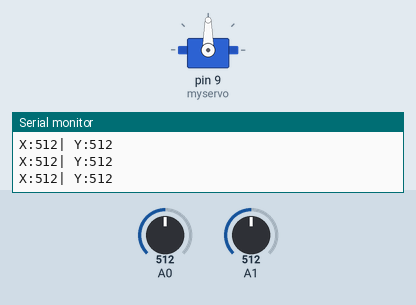
A sketch run on a simulated Arduino Uno, built with avr-gcc and run on an emulated ATmega328P. Parts: servo, the last lines printed to the serial monitor. The test bench sets the inputs (shaded band); at power-on: A0 = 512, A1 = 512.

Above: at 1.2 s.
1.3 s: A0 set to 11
At 2.3 s:
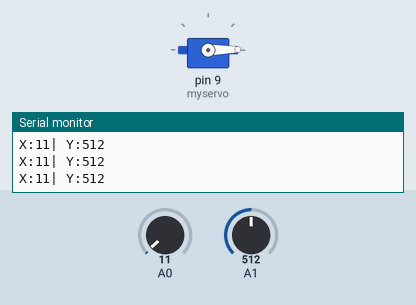
2.8 s: A0 set to 8
5.8 s: A0 set to 122
At 6.2 s:
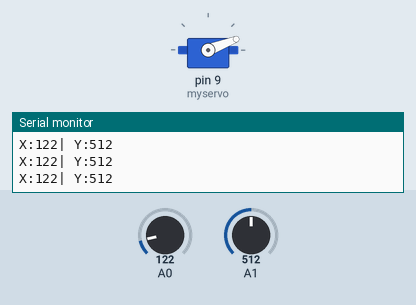
7.3 s: A0 set to 306
At 8.2 s:
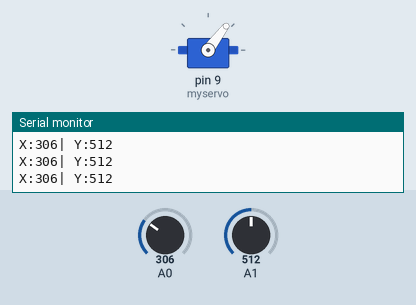
8.8 s: A0 set to 716
At 10.0 s:
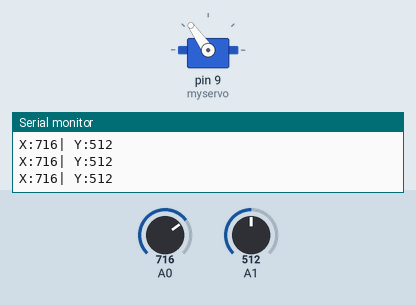
10.3 s: A1 set to 108
13.3 s: A1 set to 93
Timing chart, 0 to 16.3 s (numbered marks = the images above; inputs shaded):
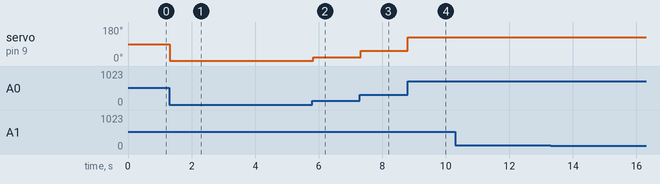

The sketch:

_00___joystick_mt_servo.ino
```cpp
#include <Servo.h>

// Servo keert terug naar originele positie bij loslaten joystick!

int valueX = 0;
int servoX = 0;
int valueY = 0;
int servoY = 0;
Servo myservo;

void setup(){
  Serial.begin(9600);
  myservo.attach(9);
}

void loop(){
  valueX = analogRead(0);
  Serial.print("X:");
  Serial.print(valueX, DEC);
  servoX = map(valueX, 0, 1023, 0, 180);
  myservo.write(servoX);
  delay(15);
  valueY = analogRead(1);
  Serial.print("| Y:");
  Serial.print(valueY, DEC);
  Serial.println();
  delay(10);
}
```

Measured:
- after the input at 1.3 s, servo on pin 9 (myservo): 90° → 1° at once
- after the input at 5.8 s, servo on pin 9 (myservo): 1° → 21° at once
- after the input at 7.3 s, servo on pin 9 (myservo): 21° → 53° at once
- after the input at 8.8 s, servo on pin 9 (myservo): 53° → 125° at once
